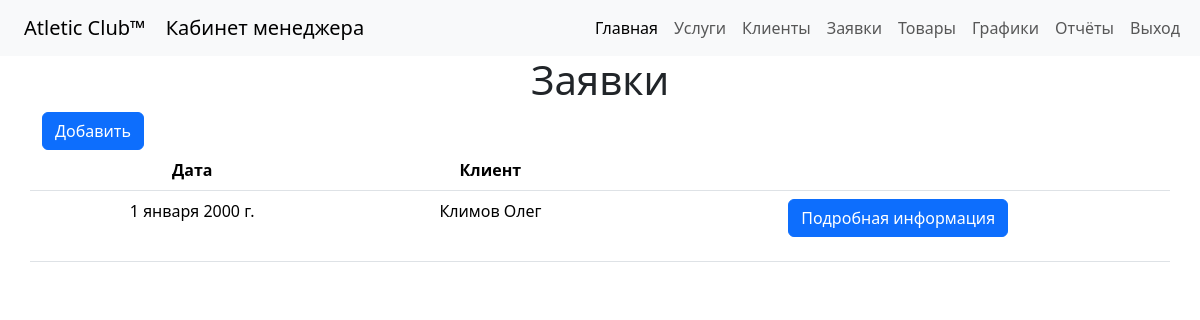
Screenshot of /bid/ (signed in) with the database file from the repository.
### diplom/bid/models.py (models this page shows, shortened)
class Bid(models.Model):
    date = models.DateField(verbose_name='Дата')
    name = models.CharField(max_length=250, verbose_name='Название')
    description = models.TextField(max_length=250, verbose_name='Описание')
    phone = models.CharField(max_length=250, verbose_name='Телефон')
    email = models.EmailField(verbose_name='Почта')
    client = models.ForeignKey(Clients, on_delete=models.PROTECT, verbose_name='Клиент')
    service = models.ForeignKey(Services, on_delete=models.PROTECT, verbose_name='Услуга')

### diplom/clients/models.py (models this page shows, shortened)
class Clients(models.Model):
    date = models.DateTimeField(auto_now_add=True)
    last_name = models.CharField(max_length=250, verbose_name='Фамилия')
    first_name = models.CharField(max_length=250, verbose_name='Имя')
    patronymic = models.CharField(max_length=250, verbose_name='Отчетство')
    legal_adress = models.CharField(max_length=250, verbose_name='Адресс прописки')
    physical_adress = models.CharField(max_length=250, verbose_name='Фактический адресс')
    inn = models.IntegerField()
    kpp = models.IntegerField()
    bank = models.IntegerField()
    phone = models.CharField(max_length=14)
    email = models.EmailField()
    date_of_birth = models.DateTimeField()
    passports_series = models.IntegerField()
    passports_number = models.IntegerField()
    services = models.ForeignKey(Services, on_delete=models.DO_NOTHING, verbose_name='Услуги')
    user_state = models.ForeignKey(Status, on_delete=models.DO_NOTHING, verbose_name='Статус')

### diplom/bid/views.py (the view)
# urls.py: path('', views.BidListView.as_view(), name='bid_list'),
class BidListView(ListView):
    model = models.Bid
    template_name = 'bid/bid_list.html'
    context_object_name = 'bid'

### diplom/templates/bid/bid_list.html
{% extends 'base.html' %}
{% block content %}
<table class="table text-center container">
  <div class="container">
    <h1 align="center">Заявки</h1>
    <form action="{% url 'bid_create' %}">
      <input class="btn btn-primary" type="submit" value="Добавить">
    </form>
  </div>
    <thead>
      <tr>
        <th scope="col">Дата</th>
        <th scope="col">Клиент</th>
        <th></th>
      </tr>
    </thead>
    <tbody>
        {% for b in bid %}
      <tr>
        <td>{{b.date}}</td>
        <td>{{b.client.last_name}} {{b.client.first_name}}</td>
        <td>
          <form action="{% url 'bid_show' b.pk %}">
            <button class="btn btn-primary mb-3" type="submit">Подробная информация</button>
          </form>
        </td>
      </tr>
        {% endfor %}
    </tbody>
  </table>
{% endblock %}

### rows the page displays
Bid: date "1 января 2000 г.", client.last_name "Климов", client.first_name "Олег"
